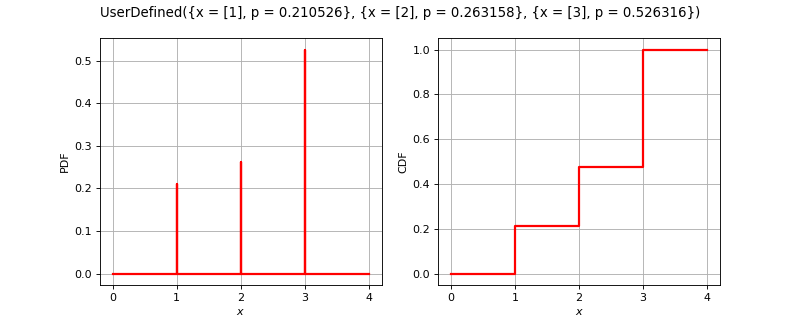

Python code for this plot:
import openturns as ot
from matplotlib import pyplot as plt
from openturns.viewer import View
if ot.UserDefined().__class__.__name__ == 'Bernoulli':
    distribution = ot.Bernoulli(0.7)
elif ot.UserDefined().__class__.__name__ == 'Binomial':
    distribution = ot.Binomial(5, 0.2)
elif ot.UserDefined().__class__.__name__ == 'Hypergeometric':
    distribution = ot.Hypergeometric(10, 4, 7)
elif ot.UserDefined().__class__.__name__ == 'CumulativeDistributionNetwork':
    coll = [ot.Normal(2),ot.Dirichlet([0.5, 1.0, 1.5])]
    distribution = ot.CumulativeDistributionNetwork(coll, ot.BipartiteGraph([[0,1], [0,1]]))
elif ot.UserDefined().__class__.__name__ == 'Histogram':
    distribution = ot.Histogram([-1.0, 0.5, 1.0, 2.0], [0.45, 0.4, 0.15])
elif ot.UserDefined().__class__.__name__ == 'KernelMixture':
    kernel = ot.Uniform()
    sample = ot.Normal().getSample(5)
    bandwith = [1.0]
    distribution = ot.KernelMixture(kernel, bandwith, sample)
elif ot.UserDefined().__class__.__name__ == 'MaximumDistribution':
    coll = [ot.Uniform(2.5, 3.5), ot.LogUniform(1.0, 1.2), ot.Triangular(2.0, 3.0, 4.0)]
    distribution = ot.MaximumDistribution(coll)
elif ot.UserDefined().__class__.__name__ == 'Multinomial':
    distribution = ot.Multinomial(5, [0.2])
elif ot.UserDefined().__class__.__name__ == 'RandomMixture':
    coll = [ot.Triangular(0.0, 1.0, 5.0), ot.Uniform(-2.0, 2.0)]
    weights = [0.8, 0.2]
    cst = 3.0
    distribution = ot.RandomMixture(coll, weights, cst)
elif ot.UserDefined().__class__.__name__ == 'TruncatedDistribution':
    distribution = ot.TruncatedDistribution(ot.Normal(2.0, 1.5), 1.0, 4.0)
elif ot.UserDefined().__class__.__name__ == 'UserDefined':
    distribution = ot.UserDefined([[1.0], [2.0], [3.0]], [0.4, 0.5, 1.0])
elif ot.UserDefined().__class__.__name__ == 'ZipfMandelbrot':
    distribution = ot.ZipfMandelbrot(10, 2.5, 0.3)
else:
    distribution = ot.UserDefined()
dimension = distribution.getDimension()
title = str(distribution)[:100].split('\n')[0]
if dimension == 1:
    distribution.setDescription(['$x$'])
    pdf_graph = distribution.drawPDF()
    cdf_graph = distribution.drawCDF()
    fig = plt.figure(figsize=(10, 4))
    pdf_axis = fig.add_subplot(121)
    cdf_axis = fig.add_subplot(122)
    View(pdf_graph, figure=fig, axes=[pdf_axis], add_legend=False)
    View(cdf_graph, figure=fig, axes=[cdf_axis], add_legend=False)
    fig.suptitle(title)
elif dimension == 2:
    distribution.setDescription(['$x_1$', '$x_2$'])
    pdf_graph = distribution.drawPDF()
    pdf_graph.setTitle(title)
    fig = plt.figure(figsize=(10, 5))
    pdf_axis = fig.add_subplot(111)
    View(pdf_graph, figure=fig, axes=[pdf_axis], add_legend=False, square_axes=False)
